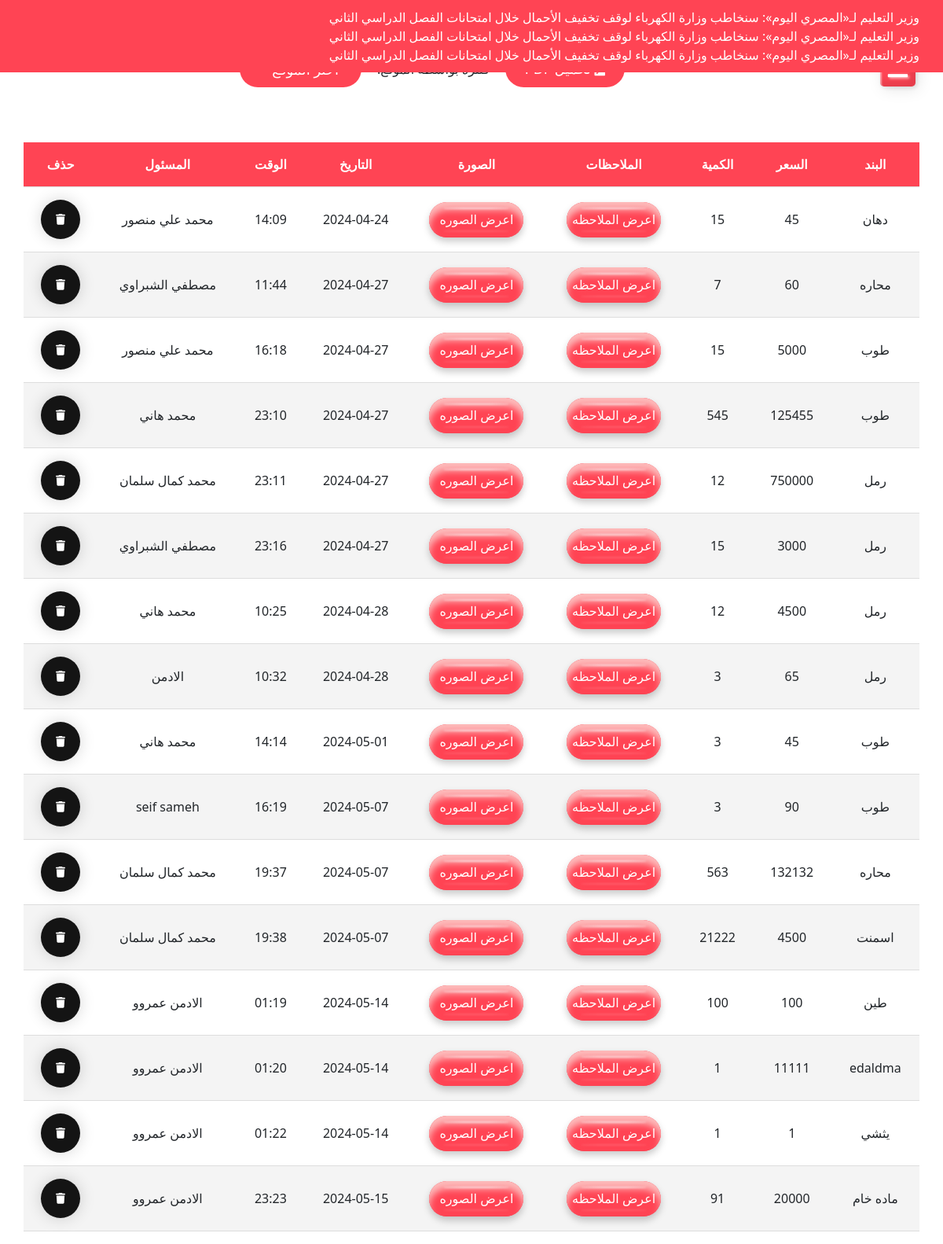
The page /adminimport (signed in) on the database its author committed.
### appfinancer/models.py (models this page shows, shortened)
class Importtable(db.Model):
    __tablename__ = "importtable"
    id = db.Column(db.Integer, primary_key=True)
    band = db.Column(db.String(100), nullable=False)
    price = db.Column(db.String(100), nullable=False)
    amount = db.Column(db.String(100), nullable=False)
    note = db.Column(db.String(100), nullable=False)
    image_file = db.Column(db.String(100), nullable=False , default = 'default.png')
    dates = db.Column(db.DateTime, nullable=False, default=datetime.utcnow)
    times = db.Column(db.DateTime, nullable=False, default=datetime.now)
    user_id = db.Column(db.Integer, db.ForeignKey('users.id'))
    user = db.relationship('User', back_populates='import_records')

### appfinancer/routes.py (the view)
@app.route('/adminimport')
@login_required
def adminimport():
    global select_location
    con = sql.connect("instance/financer.db")
    con.row_factory = sql.Row
    cur = con.cursor()
    cur.execute("SELECT DISTINCT locationwork FROM users")
    location = [row[0] for row in cur.fetchall()]
    cur.execute("select * from importtable")
    if select_location == '1':
        data = cur.fetchall()
    else:
        cur.execute("SELECT * FROM users JOIN importtable ON users.name = importtable.user_id WHERE users.locationwork = ?" , (select_location,))
        data = cur.fetchall()
    return render_template("adminimport.html", datas=data, location=location )

### appfinancer/models.py (called while the page is built)
@login_mananger.user_loader
def loa_user(user_id):
    return User.query.get(int(user_id))

### appfinancer/templates/adminimport.html (shortened to what this page needs)
{% extends "basepage.html" %}
{% block body %}
  <div class="first-row">
      <button href="#" class="btn" >
      </button>
      <label for="location-filter">فلترة بواسطة الموقع:</label>
  </div>
<div class="page-content">
<main class="table" id="customers_table">
  <div class="table__body">
    <table>
      <thead>
        <tr>
          <th>البند</th>
          <th>السعر</th>
          <th>الكمية</th>
          <th>الملاحظات</th>
          <th>الصورة</th>
          <th>التاريخ</th>
          <th>الوقت</th>
          <th>المسئول</th>
          <th>حذف</th>
        </tr>
      </thead>
      <tbody>
        {% for row in datas %}
        <tr>
          <td>{{ row.band }}</td>
          <td>{{ row.price }}</td>
          <td>{{ row.amount }}</td>
          <td>
              <label for="modal-{{ loop.index }}" class="example-label">اعرض الملاحظه</label>
            </td>
          <td class="photo-parent">
            <a
              href="static/images/{{row.image_file}}"
              class="show text-decoration-none text-white"
              >اعرض الصوره</a
            >
          </td>
          <td>{{ row.dates.split()[0] }}</td>
          <td>{{ row.times.split()[1][:5]}}</td>
          <td>{{row.user_id}}</td>
           <td class="delete-parent">
               <a href='{{url_for('delete_import', id=row.ID)}}' class='delete'></a>
           </td>
        </tr>
        {% endfor %}
      </tbody>
    </table>
  </div>
</main>
</div>
{% endblock body %}

### appfinancer/templates/basepage.html (shortened to what this page needs)
<!DOCTYPE html>
<html lang="en">
  <head>
    <link rel='stylesheet' type='text/css' href='{{url_for('static',
    filename='main.css')}}'>
    <link
      rel="stylesheet"
      href="https://cdn.jsdelivr.net/npm/bootstrap-icons@1.11.3/font/bootstrap-icons.min.css"
    />
    <link
      href="https://cdn.jsdelivr.net/npm/bootstrap@5.1.3/dist/css/bootstrap.min.css"
      rel="stylesheet"
    />
    <link
      rel="stylesheet"
      href="https://cdnjs.cloudflare.com/ajax/libs/font-awesome/5.14.0/css/all.min.css"
    />
    <link rel="stylesheet" href="../static/stylepage.css" />
    <link rel="stylesheet" href="../static/sidebar.css" />
  </head>
  <body>
    <marquee class="news-bar">
      <a
        href="https://www.almasryalyoum.com/news/details/3150138"
        style="padding-top: 10px; padding-left: 10px"
      >
        <li class="news-item">
          وزير التعليم لـ«المصري اليوم»: سنخاطب وزارة الكهرباء لوقف تخفيف
          الأحمال خلال امتحانات الفصل الدراسي الثاني
        </li>
      </a>
      <a
        href="https://www.almasryalyoum.com/news/details/3150138"
        style="padding-top: 10px; padding-left: 10px"
      >
        <li class="news-item">
          وزير التعليم لـ«المصري اليوم»: سنخاطب وزارة الكهرباء لوقف تخفيف
          الأحمال خلال امتحانات الفصل الدراسي الثاني
        </li>
      </a>
      <a
        href="https://www.almasryalyoum.com/news/details/3150138"
        style="padding-top: 10px; padding-left: 10px"
      >
        <li class="news-item">
          وزير التعليم لـ«المصري اليوم»: سنخاطب وزارة الكهرباء لوقف تخفيف
          الأحمال خلال امتحانات الفصل الدراسي الثاني
        </li>
      </a>
    </marquee>
    <div>
       {% block body %} {% endblock %}
    </div>
  </body>
</html>

### appfinancer/static/main.css (style rules this page uses)
tr:nth-child(even) { background: rgb(234, 235, 234); }
.show, .example-label { position: relative; width: 120px; height: 45px; border-radius: 45px; border: none; background-color: #ff4454; color: white; box-shadow: 0px 10px 10px rgb(253, 187, 187) inset, 0px 5px 10px rgba(5, 5, 5, 0.212), 0px -10px 10px #ff4454 inset; cursor: pointer; display: flex; align-items: center; justify-content: center; margin: auto; }
.show::before, .example-label::before { width: 70%; height: 2px; position: absolute; background-color: rgba(250, 250, 250, 0.678); content: ""; filter: blur(1px); top: 7px; border-radius: 50%; }
.show::after, .example-label::after { width: 70%; height: 2px; position: absolute; background-color: rgba(250, 250, 250, 0.137); content: ""; filter: blur(1px); bottom: 7px; border-radius: 50%; }
.delete { width: 50px; height: 50px; border-radius: 50%; background-color: rgb(20, 20, 20); border: none; font-weight: 600; display: flex; align-items: center; justify-content: center; box-shadow: 0px 0px 20px rgba(0, 0, 0, 0.164); cursor: pointer; transition-duration: 0.3s; overflow: hidden; position: relative; margin: auto; }
.svgIcon { width: 12px; transition-duration: 0.3s; }
.delete::before { position: absolute; top: -25px; content: "حذف"; color: white; transition-duration: 0.3s; font-size: 2px; }
.news-bar { background-color: #ff4454; padding: 10px; overflow: hidden; position: fixed; top: 0; left: 0; width: 100%; z-index: 1000; }
.news-item { display: inline-block; padding: 0 20px; color: #fff; }

### appfinancer/static/stylepage.css (style rules this page uses)
body { direction: rtl; background-color: #fff; }
table { width: 100%; border-collapse: collapse; }
th, td { padding: 8px; text-align: left; border-bottom: 1px solid #ddd; }
th { background-color: #f2f2f2; }
.first-row { margin-top: 20px; margin-right: 100px; display: flex; justify-content: center; align-items: center; }

### appfinancer/static/sidebar.css (style rules this page uses)
.page-content { margin-top: 50px; display: flex; justify-content: center; align-items: center; flex-direction: column; }
table thead tr th { background-color: #ff4454; color: #fff; }
.table__body { width: 100%; max-height: calc(89% - 1.6rem); background-color: #fffb; margin: auto; border-radius: 0.6rem; overflow: auto; overflow: overlay; }
table { width: 95%; margin: auto; direction: rtl; }
table, th, td { border-collapse: collapse; padding: 1rem; text-align: center; }
tbody tr:nth-child(even) { background-color: #0000000b; }
.btn { direction: rtl; background-color: #ff4454; color: #ffffff; font-size: 18px; border: none; border-radius: 25px; padding: 10px 25px; margin: 20px 20px; }

### rows shown on the page
Importtable: band "دهان", price "45", amount "15", dates "2024-04-24", times "14:09", user_id "محمد علي منصور"
Importtable: band "محاره", price "60", amount "7", dates "2024-04-27", times "11:44", user_id "مصطفي الشبراوي"
Importtable: band "طوب", price "5000", amount "15", dates "2024-04-27", times "16:18", user_id "محمد علي منصور"
Importtable: band "طوب", price "125455", amount "545", dates "2024-04-27", times "23:10", user_id "محمد هاني"
Importtable: band "رمل", price "750000", amount "12", dates "2024-04-27", times "23:11", user_id "محمد كمال سلمان"
Importtable: band "رمل", price "3000", amount "15", dates "2024-04-27", times "23:16", user_id "مصطفي الشبراوي"
Importtable: band "رمل", price "4500", amount "12", dates "2024-04-28", times "10:25", user_id "محمد هاني"
Importtable: band "رمل", price "65", amount "3", dates "2024-04-28", times "10:32", user_id "الادمن"
Importtable: band "طوب", price "45", amount "3", dates "2024-05-01", times "14:14", user_id "محمد هاني"
Importtable: band "طوب", price "90", amount "3", dates "2024-05-07", times "16:19", user_id "seif sameh"
Importtable: band "محاره", price "132132", amount "563", dates "2024-05-07", times "19:37", user_id "محمد كمال سلمان"
Importtable: band "اسمنت", price "4500", amount "21222", dates "2024-05-07", times "19:38", user_id "محمد كمال سلمان"
Importtable: band "طين", price "100", amount "100", dates "2024-05-14", times "01:19", user_id "الادمن عمروو"
Importtable: band "edaldma", price "11111", amount "1", dates "2024-05-14", times "01:20", user_id "الادمن عمروو"
Importtable: band "يثشي", price "1", amount "1", dates "2024-05-14", times "01:22", user_id "الادمن عمروو"
Importtable: band "ماده خام", price "20000", amount "91", dates "2024-05-15", times "23:23", user_id "الادمن عمروو"
